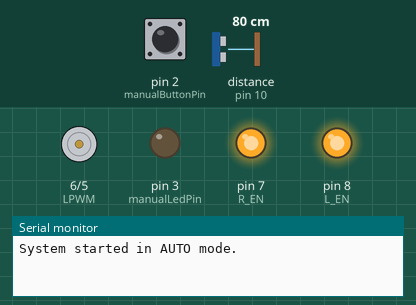
Recording of a sketch running on a simulated Arduino Uno, built with avr-gcc and run on an emulated ATmega328P. Shown: motor-driver pin pairs drawn as motors (green arrow = first pin HIGH = forward, orange = second pin HIGH = backward, longer = more drive), output pins drawn as LEDs (lit = HIGH), the last lines printed to the serial monitor. Wiring (inferred from the names in the program): ultrasonic range finder: trigger pin 9; echo pin 10. The test bench sets the inputs (shaded band); at power-on: distance to the obstacle (sensor on pin 10) 80 cm, pin 2 (manualButtonPin) HIGH. The echo pulse lasts 58.3 µs per cm; pins used as bus, display or sensor lines are not drawn.

Above: at 1.2 s.
1.3 s: distance to the obstacle (sensor on pin 10) set to 17 cm
2.8 s: distance to the obstacle (sensor on pin 10) set to 14 cm
At 3.8 s:
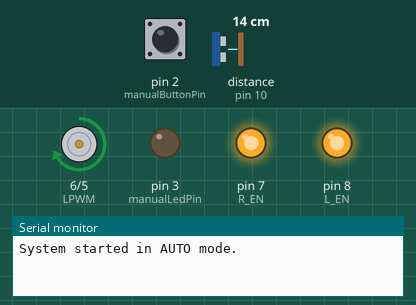
At 13.4 s:
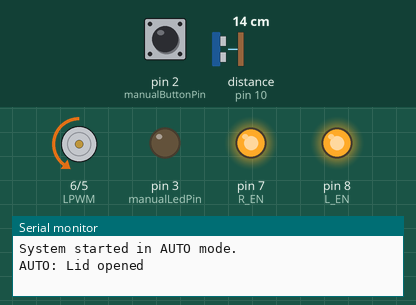
Timing chart, 0 to 28.5 s (numbered marks = the images above; inputs shaded):
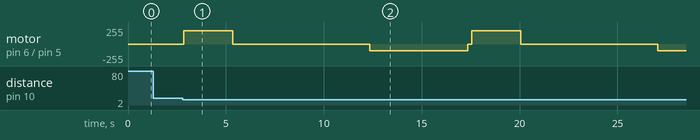

Measured:
- the behaviour switches between 16 and 15 cm on distance to the obstacle (sensor on pin 10) (found by bisection; images 0 and 1)
- after the input at 1.3 s, every drawn part: stays the same
- after the input at 2.8 s, motor on pin 6 (LPWM) / pin 5 (RPWM): stopped → forward 200/255 after 0.05 s, → stopped 2.5 s later, → backward 100/255 7.0 s later, → stopped 5.0 s later, … (7 changes in this stretch)

The sketch:

motor_idp.ino
```cpp
// Motor control pins
const int R_EN = 7;
const int L_EN = 8;
const int RPWM = 5;  // PWM
const int LPWM = 6;  // PWM

// Ultrasonic sensor pins
const int trigPin = 9;
const int echoPin = 10;

// Manual override button and LED
const int manualButtonPin = 2;
const int manualLedPin = 3;

// Motor speed
const int motorSpeed = 200;

// Distance threshold
const int openThreshold = 15;

// Timing
const int fullOpenTime = 2500;
const int fullCloseTime = 5000;

// Debounce
unsigned long lastDebounceTime = 0;
const unsigned long debounceDelay = 50;

bool lidOpen = false;
bool manualOverride = false;
int lastButtonState = HIGH;
int currentButtonState = HIGH;

void setup() {
  pinMode(R_EN, OUTPUT);
  pinMode(L_EN, OUTPUT);
  pinMode(RPWM, OUTPUT);
  pinMode(LPWM, OUTPUT);

  pinMode(trigPin, OUTPUT);
  pinMode(echoPin, INPUT);

  pinMode(manualButtonPin, INPUT_PULLUP);
  pinMode(manualLedPin, OUTPUT);

  digitalWrite(R_EN, HIGH);
  digitalWrite(L_EN, HIGH);
  digitalWrite(manualLedPin, LOW);

  Serial.begin(9600);
  Serial.println("System started in AUTO mode.");
}

void loop() {
  int reading = digitalRead(manualButtonPin);
  if (reading != lastButtonState) {
    lastDebounceTime = millis();
  }

  if ((millis() - lastDebounceTime) > debounceDelay) {
    if (reading == LOW && currentButtonState == HIGH) {
      manualOverride = !manualOverride;

      if (manualOverride) {
        digitalWrite(manualLedPin, HIGH);
        analogWrite(LPWM, motorSpeed);
        analogWrite(RPWM, 0);
        delay(3500);
        stopMotor();
        lidOpen = true;
        Serial.println(">> MANUAL MODE: Lid opened");
      } else {
        digitalWrite(manualLedPin, LOW);
         analogWrite(LPWM, 0);
         analogWrite(RPWM, 100);
         delay(7000);
         stopMotor();
        lidOpen = false;
        Serial.println(">> MANUAL MODE: Lid closed");
      }
    }
    currentButtonState = reading;
  }
  lastButtonState = reading;

  // If manual override, skip ultrasonic control
  if (manualOverride) return;

  // AUTO MODE
  long distance = getDistance();
  if (distance > 0 && distance < openThreshold && !lidOpen) {
    openLid();
    lidOpen = true;
    Serial.println("AUTO: Lid opened");

    delay(7000);  // Keep open

    closeLid();
    lidOpen = false;
    Serial.println("AUTO: Lid closed");
  }

  delay(200);
}

void openLid() {
  analogWrite(LPWM, motorSpeed);
  analogWrite(RPWM, 0);
  delay(fullOpenTime);
  stopMotor();
}

void closeLid() {
  analogWrite(LPWM, 0);
  analogWrite(RPWM, 100);
  delay(fullCloseTime);
  stopMotor();
}

void stopMotor() {
  analogWrite(RPWM, 0);
  analogWrite(LPWM, 0);
}

long getDistance() {
  digitalWrite(trigPin, LOW);
  delayMicroseconds(2);
  digitalWrite(trigPin, HIGH);
  delayMicroseconds(10);
  digitalWrite(trigPin, LOW);

  long duration = pulseIn(echoPin, HIGH, 30000);
  if (duration == 0) return -1;

  long distance = duration * 0.034 / 2;
  return distance;
}
```
